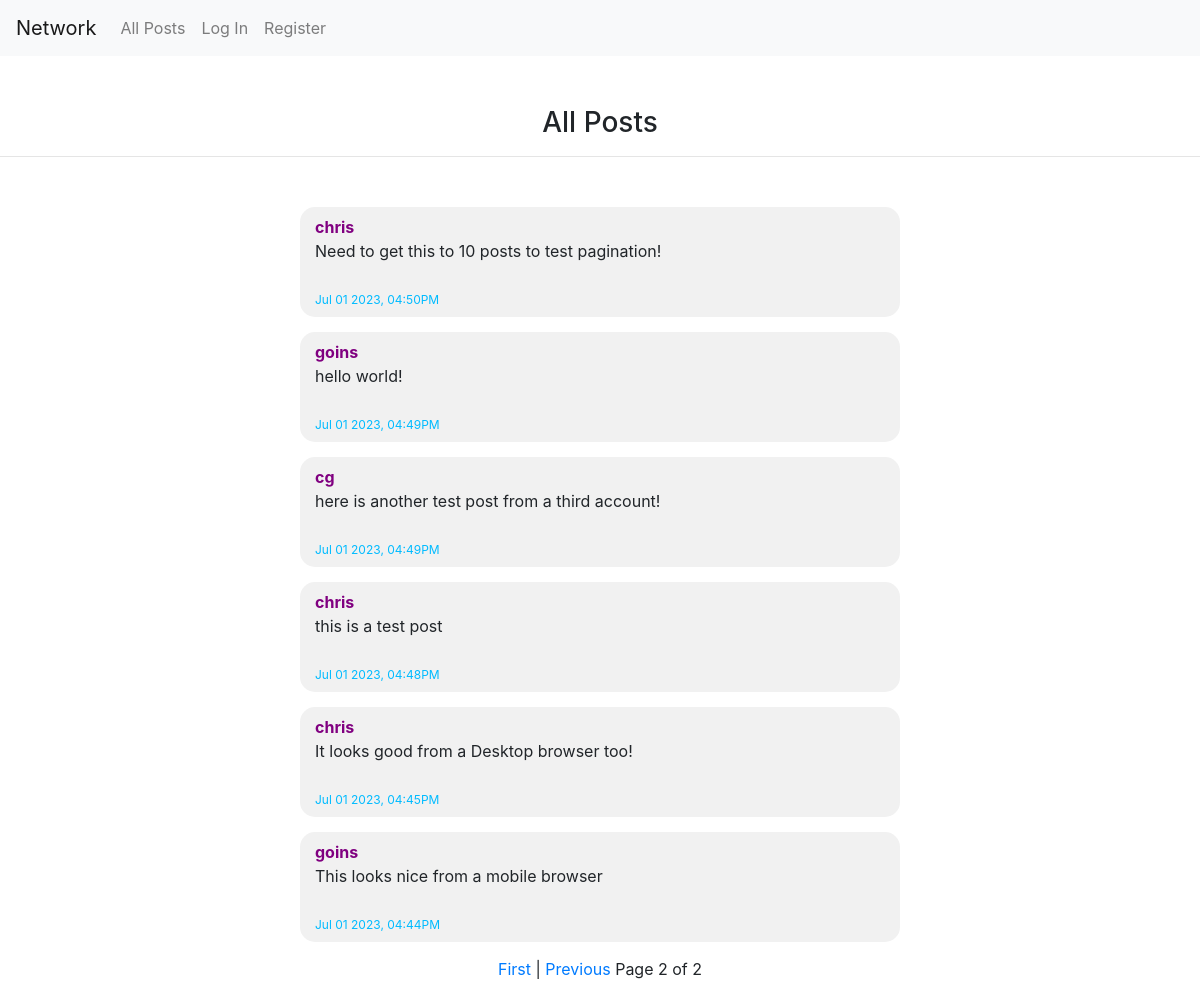
Screenshot of /?page=2 with the database file from the repository.
### network/models.py (models this page shows, shortened)
class Post(models.Model):
    user_id = models.ForeignKey(User, on_delete=models.CASCADE)
    post = models.TextField(max_length = 500)
    timestamp = models.CharField(max_length=24)
    fmtTime = models.CharField(max_length=24)

class User(AbstractUser):
    def __str__(self):
        return self.username

### network/views.py (the view)
# urls.py: path("", views.index, name="index"),
def index(request):
    if(request.method == "POST"):
        newPost = Post(user_id=request.user, post=request.POST['body'], timestamp=datetime.now(), fmtTime=datetime.now().strftime("%b %d %Y, %I:%M%p"))
        newPost.save()
    posts = Post.objects.all().order_by('-timestamp')
    paginator = Paginator(posts, 10)
    page = request.GET.get('page')
    pagedPosts = paginator.get_page(page)
    return render(request, "network/index.html", {'posts':pagedPosts})

### network/templates/network/index.html (shortened to what this page needs)
{% extends "network/layout.html" %}
{% load static %}
{% block body %}
    <div style="margin-top:50px; text-align:center">
        <h3>All Posts</h3>
        <hr>
    </div>
    <div id="content-field" style="margin-top:50px; text-align:center">
        {% for post in posts %}
            <div class="post" id="post_{{ post.id }}">
                <div style="font-weight:bold">
                    <a href="{% url 'profile' post.user_id %}" style="color:purple">{{ post.user_id }}</a>
                </div>
                <div name="post_body" id="post_body_{{ post.id }}" data-id="{{ post.id }}" style="flex-grow:1">{{ post.post }} </div>
                <div style="color:rgb(0, 187, 255); font-size:12px;">{{ post.fmtTime }}</div>
            </div>
        {% endfor %}
        {% if posts.has_previous %}
            <a href="?page=1">First</a>
            |
            <a href="?page={{ posts.previous_page_number }}">Previous</a>
        {% endif %}
        Page {{ posts.number }} of {{ posts.paginator.num_pages }}
    </div>
    <br><br><br>
{% endblock %}

### network/static/network/styles.css (style rules this page uses)
.post { background-color:rgb(241, 241, 241); border-radius:15px; width:50%; min-height:110px; margin:auto; margin-bottom:15px; text-align:left; padding:8px; padding-left:15px; position:relative; display:flex; flex-direction:column; }

### rows the page displays
Post: user_id "chris", post "Need to get this to 10 posts to test pagination!", fmtTime "Jul 01 2023, 04:50PM"
Post: user_id "goins", post "hello world!", fmtTime "Jul 01 2023, 04:49PM"
Post: user_id "cg", post "here is another test post from a third account!", fmtTime "Jul 01 2023, 04:49PM"
Post: user_id "chris", post "this is a test post", fmtTime "Jul 01 2023, 04:48PM"
Post: user_id "chris", post "It looks good from a Desktop browser too!", fmtTime "Jul 01 2023, 04:45PM"
Post: user_id "goins", post "This looks nice from a mobile browser", fmtTime "Jul 01 2023, 04:44PM"

### other values shown
{{ posts.number }} "2"
{{ posts.paginator.num_pages }} "2"
